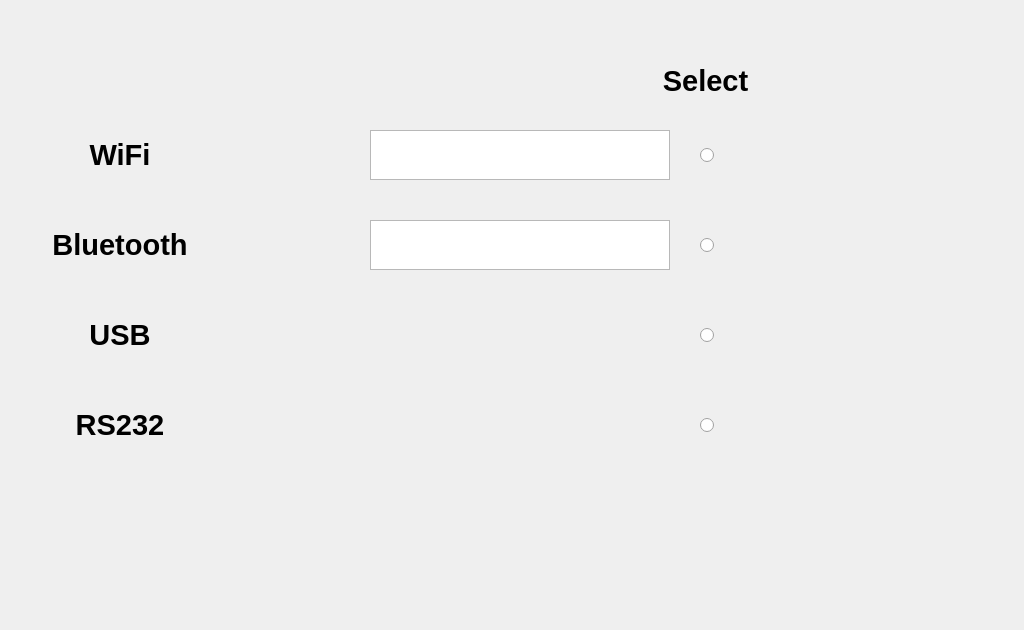
<?xml version="1.0" encoding="UTF-8"?>
<ui version="4.0">
 <class>About</class>
 <widget class="QMainWindow" name="About">
  <property name="geometry">
   <rect>
    <x>0</x>
    <y>0</y>
    <width>1024</width>
    <height>630</height>
   </rect>
  </property>
  <property name="windowTitle">
   <string>MainWindow</string>
  </property>
  <widget class="QWidget" name="centralwidget">
   <widget class="QLabel" name="label">
    <property name="geometry">
     <rect>
      <x>0</x>
      <y>0</y>
      <width>1024</width>
      <height>600</height>
     </rect>
    </property>
    <property name="text">
     <string/>
    </property>
    <property name="pixmap">
     <pixmap>pics/Standby.png</pixmap>
    </property>
    <property name="scaledContents">
     <bool>true</bool>
    </property>
   </widget>
   <widget class="QLabel" name="label_4">
    <property name="geometry">
     <rect>
      <x>20</x>
      <y>310</y>
      <width>200</width>
      <height>50</height>
     </rect>
    </property>
    <property name="text">
     <string>&lt;html&gt;&lt;head/&gt;&lt;body&gt;&lt;p align=&quot;center&quot;&gt;&lt;span style=&quot; font-size:22pt; font-weight:600;&quot;&gt;USB&lt;/span&gt;&lt;/p&gt;&lt;/body&gt;&lt;/html&gt;</string>
    </property>
    <property name="scaledContents">
     <bool>true</bool>
    </property>
   </widget>
   <widget class="QLabel" name="label_2">
    <property name="geometry">
     <rect>
      <x>20</x>
      <y>130</y>
      <width>200</width>
      <height>50</height>
     </rect>
    </property>
    <property name="text">
     <string>&lt;html&gt;&lt;head/&gt;&lt;body&gt;&lt;p align=&quot;center&quot;&gt;&lt;span style=&quot; font-size:22pt; font-weight:600;&quot;&gt;WiFi&lt;/span&gt;&lt;/p&gt;&lt;/body&gt;&lt;/html&gt;</string>
    </property>
    <property name="scaledContents">
     <bool>true</bool>
    </property>
   </widget>
   <widget class="QLabel" name="label_5">
    <property name="geometry">
     <rect>
      <x>20</x>
      <y>400</y>
      <width>200</width>
      <height>50</height>
     </rect>
    </property>
    <property name="text">
     <string>&lt;html&gt;&lt;head/&gt;&lt;body&gt;&lt;p align=&quot;center&quot;&gt;&lt;span style=&quot; font-size:22pt; font-weight:600;&quot;&gt;RS232&lt;/span&gt;&lt;/p&gt;&lt;/body&gt;&lt;/html&gt;</string>
    </property>
    <property name="scaledContents">
     <bool>true</bool>
    </property>
   </widget>
   <widget class="QTextEdit" name="textEdit_2">
    <property name="geometry">
     <rect>
      <x>370</x>
      <y>130</y>
      <width>300</width>
      <height>50</height>
     </rect>
    </property>
    <property name="font">
     <font>
      <pointsize>16</pointsize>
      <weight>75</weight>
      <bold>true</bold>
     </font>
    </property>
    <property name="readOnly">
     <bool>true</bool>
    </property>
   </widget>
   <widget class="QTextEdit" name="textEdit_3">
    <property name="geometry">
     <rect>
      <x>370</x>
      <y>220</y>
      <width>300</width>
      <height>50</height>
     </rect>
    </property>
    <property name="font">
     <font>
      <pointsize>16</pointsize>
      <weight>75</weight>
      <bold>true</bold>
     </font>
    </property>
    <property name="readOnly">
     <bool>true</bool>
    </property>
   </widget>
   <widget class="QPushButton" name="back">
    <property name="geometry">
     <rect>
      <x>80</x>
      <y>480</y>
      <width>100</width>
      <height>100</height>
     </rect>
    </property>
    <property name="text">
     <string/>
    </property>
    <property name="icon">
     <iconset>
      <normaloff>pics/1 (400 × 400 px).png</normaloff>pics/1 (400 × 400 px).png</iconset>
    </property>
    <property name="iconSize">
     <size>
      <width>100</width>
      <height>100</height>
     </size>
    </property>
    <property name="flat">
     <bool>true</bool>
    </property>
   </widget>
   <widget class="QTextEdit" name="date">
    <property name="enabled">
     <bool>true</bool>
    </property>
    <property name="geometry">
     <rect>
      <x>20</x>
      <y>30</y>
      <width>200</width>
      <height>40</height>
     </rect>
    </property>
    <property name="palette">
     <palette>
      <active>
       <colorrole role="Base">
        <brush brushstyle="SolidPattern">
         <color alpha="0">
          <red>255</red>
          <green>255</green>
          <blue>255</blue>
         </color>
        </brush>
       </colorrole>
      </active>
      <inactive>
       <colorrole role="Base">
        <brush brushstyle="SolidPattern">
         <color alpha="0">
          <red>255</red>
          <green>255</green>
          <blue>255</blue>
         </color>
        </brush>
       </colorrole>
      </inactive>
      <disabled>
       <colorrole role="Base">
        <brush brushstyle="SolidPattern">
         <color alpha="255">
          <red>240</red>
          <green>240</green>
          <blue>240</blue>
         </color>
        </brush>
       </colorrole>
      </disabled>
     </palette>
    </property>
    <property name="font">
     <font>
      <pointsize>16</pointsize>
      <weight>75</weight>
      <bold>true</bold>
     </font>
    </property>
    <property name="frameShape">
     <enum>QFrame::NoFrame</enum>
    </property>
    <property name="readOnly">
     <bool>true</bool>
    </property>
   </widget>
   <widget class="QTextEdit" name="time">
    <property name="geometry">
     <rect>
      <x>810</x>
      <y>30</y>
      <width>160</width>
      <height>40</height>
     </rect>
    </property>
    <property name="palette">
     <palette>
      <active>
       <colorrole role="Base">
        <brush brushstyle="SolidPattern">
         <color alpha="0">
          <red>255</red>
          <green>255</green>
          <blue>255</blue>
         </color>
        </brush>
       </colorrole>
      </active>
      <inactive>
       <colorrole role="Base">
        <brush brushstyle="SolidPattern">
         <color alpha="0">
          <red>255</red>
          <green>255</green>
          <blue>255</blue>
         </color>
        </brush>
       </colorrole>
      </inactive>
      <disabled>
       <colorrole role="Base">
        <brush brushstyle="SolidPattern">
         <color alpha="255">
          <red>240</red>
          <green>240</green>
          <blue>240</blue>
         </color>
        </brush>
       </colorrole>
      </disabled>
     </palette>
    </property>
    <property name="font">
     <font>
      <pointsize>16</pointsize>
      <weight>75</weight>
      <bold>true</bold>
     </font>
    </property>
    <property name="frameShape">
     <enum>QFrame::NoFrame</enum>
    </property>
    <property name="readOnly">
     <bool>true</bool>
    </property>
   </widget>
   <widget class="QLabel" name="label_3">
    <property name="geometry">
     <rect>
      <x>20</x>
      <y>220</y>
      <width>200</width>
      <height>50</height>
     </rect>
    </property>
    <property name="text">
     <string>&lt;html&gt;&lt;head/&gt;&lt;body&gt;&lt;p align=&quot;center&quot;&gt;&lt;span style=&quot; font-size:22pt; font-weight:600;&quot;&gt;Bluetooth&lt;/span&gt;&lt;/p&gt;&lt;/body&gt;&lt;/html&gt;</string>
    </property>
    <property name="scaledContents">
     <bool>true</bool>
    </property>
   </widget>
   <widget class="QLabel" name="wifi">
    <property name="geometry">
     <rect>
      <x>370</x>
      <y>130</y>
      <width>300</width>
      <height>50</height>
     </rect>
    </property>
    <property name="text">
     <string>&lt;html&gt;&lt;head/&gt;&lt;body&gt;&lt;p align=&quot;center&quot;&gt;&lt;br/&gt;&lt;/p&gt;&lt;/body&gt;&lt;/html&gt;</string>
    </property>
    <property name="scaledContents">
     <bool>true</bool>
    </property>
   </widget>
   <widget class="QLabel" name="bluetooth">
    <property name="geometry">
     <rect>
      <x>370</x>
      <y>220</y>
      <width>300</width>
      <height>50</height>
     </rect>
    </property>
    <property name="text">
     <string>&lt;html&gt;&lt;head/&gt;&lt;body&gt;&lt;p align=&quot;center&quot;&gt;&lt;br/&gt;&lt;/p&gt;&lt;/body&gt;&lt;/html&gt;</string>
    </property>
    <property name="scaledContents">
     <bool>true</bool>
    </property>
   </widget>
   <widget class="QRadioButton" name="r1">
    <property name="geometry">
     <rect>
      <x>700</x>
      <y>147</y>
      <width>82</width>
      <height>17</height>
     </rect>
    </property>
    <property name="maximumSize">
     <size>
      <width>16777215</width>
      <height>16777215</height>
     </size>
    </property>
    <property name="baseSize">
     <size>
      <width>0</width>
      <height>0</height>
     </size>
    </property>
    <property name="font">
     <font>
      <family>MS Shell Dlg 2</family>
      <pointsize>24</pointsize>
      <kerning>true</kerning>
     </font>
    </property>
    <property name="text">
     <string/>
    </property>
   </widget>
   <widget class="QRadioButton" name="r2">
    <property name="geometry">
     <rect>
      <x>700</x>
      <y>237</y>
      <width>82</width>
      <height>17</height>
     </rect>
    </property>
    <property name="text">
     <string/>
    </property>
   </widget>
   <widget class="QRadioButton" name="r3">
    <property name="geometry">
     <rect>
      <x>700</x>
      <y>327</y>
      <width>82</width>
      <height>17</height>
     </rect>
    </property>
    <property name="text">
     <string/>
    </property>
   </widget>
   <widget class="QRadioButton" name="r4">
    <property name="geometry">
     <rect>
      <x>700</x>
      <y>417</y>
      <width>82</width>
      <height>17</height>
     </rect>
    </property>
    <property name="text">
     <string/>
    </property>
   </widget>
   <widget class="QTextBrowser" name="textBrowser">
    <property name="geometry">
     <rect>
      <x>620</x>
      <y>60</y>
      <width>171</width>
      <height>51</height>
     </rect>
    </property>
    <property name="palette">
     <palette>
      <active>
       <colorrole role="Base">
        <brush brushstyle="SolidPattern">
         <color alpha="0">
          <red>255</red>
          <green>87</green>
          <blue>160</blue>
         </color>
        </brush>
       </colorrole>
      </active>
      <inactive>
       <colorrole role="Base">
        <brush brushstyle="SolidPattern">
         <color alpha="0">
          <red>255</red>
          <green>87</green>
          <blue>160</blue>
         </color>
        </brush>
       </colorrole>
      </inactive>
      <disabled>
       <colorrole role="Base">
        <brush brushstyle="SolidPattern">
         <color alpha="255">
          <red>240</red>
          <green>240</green>
          <blue>240</blue>
         </color>
        </brush>
       </colorrole>
      </disabled>
     </palette>
    </property>
    <property name="frameShape">
     <enum>QFrame::NoFrame</enum>
    </property>
    <property name="readOnly">
     <bool>true</bool>
    </property>
    <property name="html">
     <string>&lt;!DOCTYPE HTML PUBLIC &quot;-//W3C//DTD HTML 4.0//EN&quot; &quot;http://www.w3.org/TR/REC-html40/strict.dtd&quot;&gt;
&lt;html&gt;&lt;head&gt;&lt;meta name=&quot;qrichtext&quot; content=&quot;1&quot; /&gt;&lt;style type=&quot;text/css&quot;&gt;
p, li { white-space: pre-wrap; }
&lt;/style&gt;&lt;/head&gt;&lt;body style=&quot; font-family:'MS Shell Dlg 2'; font-size:8.25pt; font-weight:400; font-style:normal;&quot;&gt;
&lt;p align=&quot;center&quot; style=&quot; margin-top:0px; margin-bottom:0px; margin-left:0px; margin-right:0px; -qt-block-indent:0; text-indent:0px;&quot;&gt;&lt;span style=&quot; font-size:22pt; font-weight:600;&quot;&gt;Select&lt;/span&gt;&lt;/p&gt;&lt;/body&gt;&lt;/html&gt;</string>
    </property>
   </widget>
  </widget>
  
 </widget>
 <resources/>
 <connections/>
</ui>
